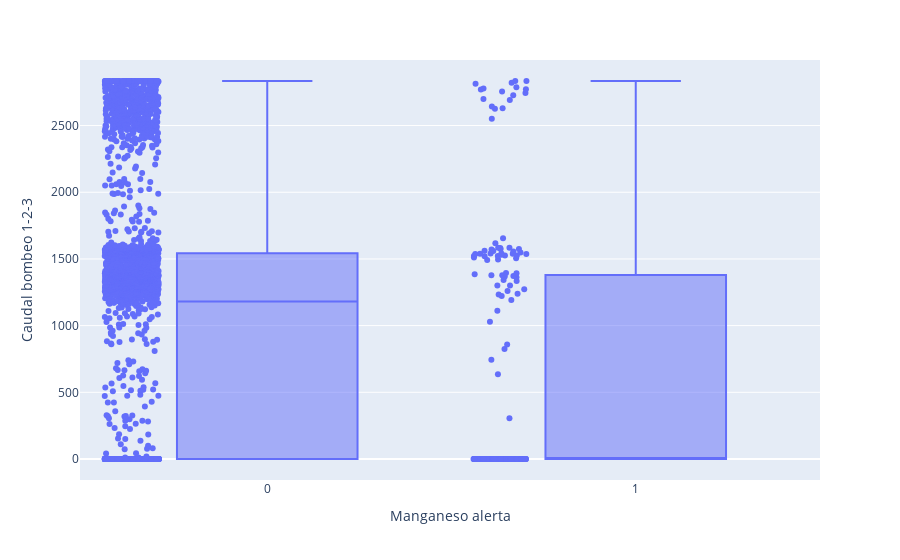

The notebook cell saved with this chart:
### Code cell
fig = px.box(datos, x='Manganeso alerta', y='Caudal bombeo 1-2-3' , points="all")
fig.show()

### Figure 1 — Plotly figure (JSON) as saved in the notebook; plotly's stock layout.template omitted (floating-point values rounded to 4 significant figures; data arrays with more than 128 entries replaced by an {"elided": "..."} marker saying what was removed)
{"data": [{"alignmentgroup": "True", "boxpoints": "all", "hovertemplate": "Manganeso alerta=%{x}<br>Caudal bombeo 1-2-3=%{y}<extra></extra>", "legendgroup": "", "marker": {"color": "#636efa"}, "name": "", "notched": false, "offsetgroup": "", "orientation": "v", "showlegend": false, "type": "box", "x": {"elided": "3603 int values"}, "x0": " ", "xaxis": "x", "y": {"elided": "3603 float values"}, "y0": " ", "yaxis": "y"}], "layout": {"boxmode": "group", "legend": {"tracegroupgap": 0}, "margin": {"t": 60}, "xaxis": {"anchor": "y", "domain": [0, 1], "title": {"text": "Manganeso alerta"}}, "yaxis": {"anchor": "x", "domain": [0, 1], "title": {"text": "Caudal bombeo 1-2-3"}}}}
